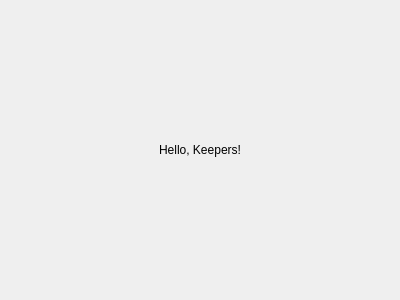
<?xml version="1.0" encoding="UTF-8"?>
<ui version="4.0">
 <class>MainWindow</class>
 <widget class="QMainWindow" name="MainWindow">
  <property name="geometry">
   <rect>
    <x>0</x>
    <y>0</y>
    <width>400</width>
    <height>300</height>
   </rect>
  </property>
  <property name="windowTitle">
   <string>Keepers</string>
  </property>
  <widget class="QWidget" name="centralwidget">
   <layout class="QVBoxLayout" name="verticalLayout">
    <item>
     <widget class="QLabel" name="message_label">
      <property name="text">
       <string>Hello, Keepers!</string>
      </property>
      <property name="alignment">
       <set>Qt::AlignCenter</set>
      </property>
     </widget>
    </item>
   </layout>
  </widget>
 </widget>
 <resources/>
 <connections/>
</ui>
